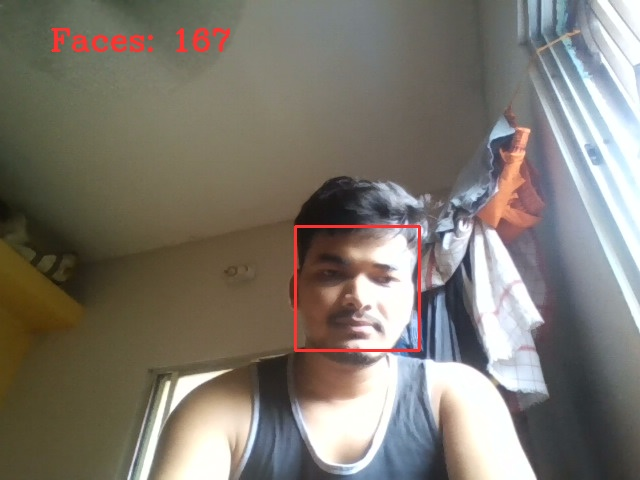
#> input picture photo_1.jpg, 640 x 480 px, given in place of the camera
$ python add_faces.py photo_1.jpg
#> lines starting #> are read from the running program, lines starting #| are printed output that depends on the picture; after the words box and inside, x2 and y2 are one past the last pixel; in counts of white or black regions, pixels touching at a corner belong together
import cv2
import pickle
import numpy as np
import os

# Create data directory if it doesn't exist
if not os.path.exists('data'):
    os.makedirs('data')

video = cv2.VideoCapture(0)
facedetect = cv2.CascadeClassifier('data/haarcascade_frontalface_default.xml')

if not video.isOpened():
    print("❌ Error: Could not access the camera")
    exit()

faces_data = []
i = 0

import sys
if len(sys.argv) > 1:
    name = sys.argv[1]
else:
    name = input("Enter Your Name: ")

print("Collecting face data... Press 'q' to stop or wait until 100 faces are collected")

while True:
    ret, frame = video.read()
#> frame is the input picture: shape (480, 640, 3); mean B, G, R 111.1, 120.3, 125.8
    if not ret:
        print("❌ Failed to grab frame")
        break

    gray = cv2.cvtColor(frame, cv2.COLOR_BGR2GRAY)
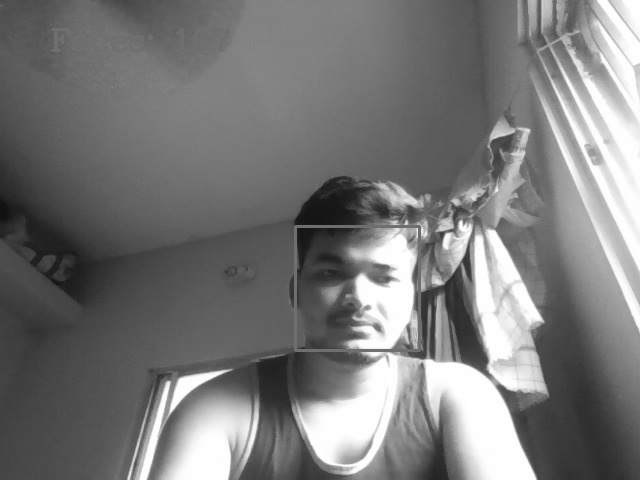
#> gray: shape (480, 640); min 15, max 255, mean 120.9
    faces = facedetect.detectMultiScale(gray, 1.3, 5)
#> faces = [[296, 228, 122, 122]]

    for (x, y, w, h) in faces:
        crop_img = frame[y:y+h, x:x+w, :]
        resized_img = cv2.resize(crop_img, (50, 50))

        # Collect face data (every 10th detection to avoid duplicates)
        if len(faces_data) < 100 and i % 10 == 0:
            faces_data.append(resized_img)

        i = i + 1
        cv2.putText(frame, str(len(faces_data)), (50, 50), cv2.FONT_HERSHEY_COMPLEX, 1, (50, 50, 255), 1)
        cv2.rectangle(frame, (x, y), (x+w, y+h), (50, 50, 255), 1)
        cv2.putText(frame, name, (x, y-15), cv2.FONT_HERSHEY_COMPLEX, 1, (255, 255, 255), 1)
#> this loop made 1 pass
#> (x, y, w, h, i) on pass 1: (296, 228, 122, 122, 1)
#> pass 1, `crop_img = frame[y:y+h, x:x+w, :]`:
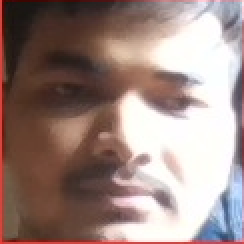
#> crop_img: shape (122, 122, 3) (shown 2 times larger); mean B, G, R 129, 134.4, 155.9
#> pass 1, `resized_img = cv2.resize(crop_img, (50, 50))`:
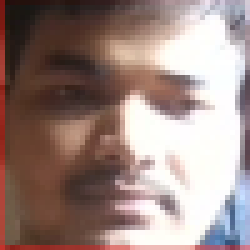
#> resized_img: shape (50, 50, 3) (shown 5 times larger); mean B, G, R 129, 134.4, 155.5
#> after the loop:
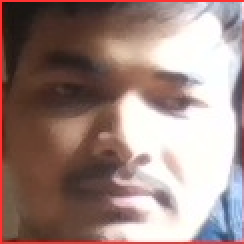
#> crop_img: shape (122, 122, 3) (shown 2 times larger); 1.63% of pixels changed, all inside (x1, y1, x2, y2) = (0, 0, 122, 122)
#> after the loop:
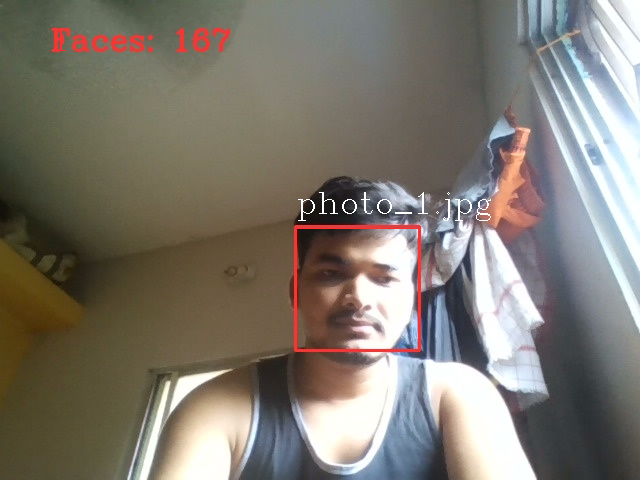
#> frame: shape (480, 640, 3); 0.41% of pixels changed, all inside (x1, y1, x2, y2) = (56, 29, 491, 351)
#> after the loop, faces_data = 1 item; i = 1

    cv2.imshow("Frame", frame)
    k = cv2.waitKey(1)
#> (key q is pressed here)

    if k == ord('q') or len(faces_data) >= 100:
        break

video.release()
cv2.destroyAllWindows()

if len(faces_data) == 0:
    print("❌ No face data collected. Exiting...")
    exit()

# Process and save the collected face data
faces_data = np.asarray(faces_data)
faces_data = faces_data.reshape(len(faces_data), -1)  # Reshape based on actual number of faces

print(f"✅ Collected {len(faces_data)} face images for {name}")
#| ✅ Collected 1 face images for photo_1.jpg

# Save names data
if 'names.pkl' not in os.listdir('data/'):
    names = [name] * len(faces_data)
    with open('data/names.pkl', 'wb') as f:
        pickle.dump(names, f)
else:
    with open('data/names.pkl', 'rb') as f:
#> (reads data/names.pkl from the repository)
        names = pickle.load(f)
    names = names + [name] * len(faces_data)
#> names = 236 items, first 6: 'soumya', 'soumya', 'soumya', 'soumya', 'soumya', 'soumya'
    with open('data/names.pkl', 'wb') as f:
        pickle.dump(names, f)

# Save face data
if 'faces_data.pkl' not in os.listdir('data/'):
    with open('data/faces_data.pkl', 'wb') as f:
        pickle.dump(faces_data, f)
else:
    with open('data/faces_data.pkl', 'rb') as f:
#> (reads data/faces_data.pkl from the repository)
        faces = pickle.load(f)
    faces = np.append(faces, faces_data, axis=0)
    with open('data/faces_data.pkl', 'wb') as f:
        pickle.dump(faces, f)

print(f"✅ Face data successfully saved for {name}")
